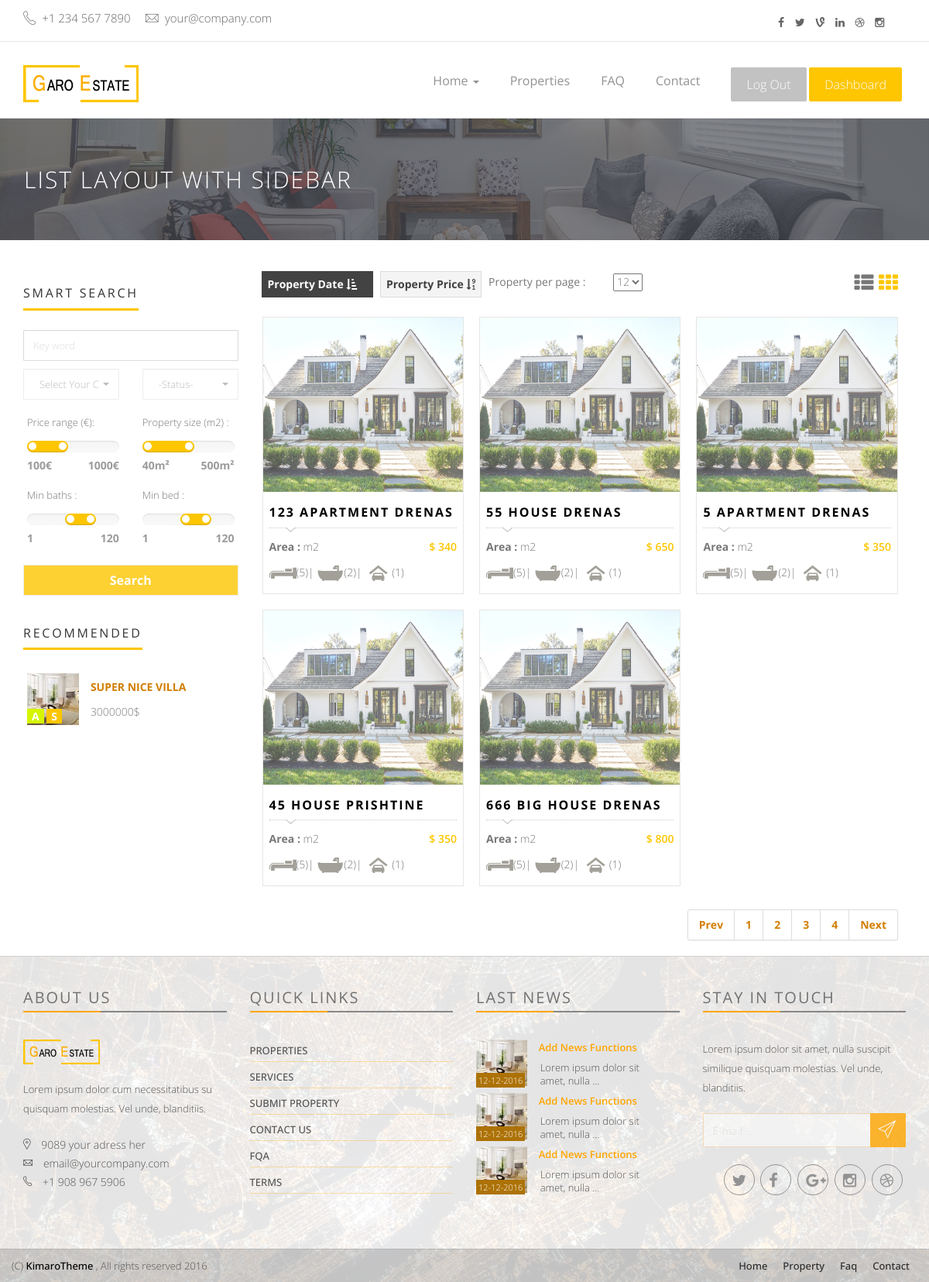
Page /template/properties.php (signed in) on the committed database.
### tables this page shows
CREATE TABLE `property` (
  `Property_ID` int NOT NULL,
  `Property_Type` varchar(40) NOT NULL,
  `Property_Number` int NOT NULL,
  `Property_City` varchar(30) NOT NULL,
  `Property_Address` varchar(30) NOT NULL,
  `Rooms` int DEFAULT NULL,
  `Bathrooms` int DEFAULT NULL,
  `Size` double DEFAULT NULL,
  `Kitchen` int DEFAULT NULL,
  `RentAmount` int DEFAULT NULL,
  `Property_RegisterDate` date DEFAULT NULL,
  `Property_ModifiedDate` date DEFAULT NULL,
  `Property_Cover` text,
  `Property_img_2` text,
  `Property_img_3` text,
  `Property_img_4` text,
  `Property_img_5` text,
  `Property_Owner` int DEFAULT NULL
);

### PHP/properties/property.php (called while the page is built, shortened)
<?php
$con = require "../PHP/database.php";
class Properties
{
    private $conn;
    public function setCon($conn)
    {
        $this->conn = $conn;
    }
    public function getAllProperties()
    {
        $sql = "SELECT * FROM property";
        $result = mysqli_query($this->conn, $sql);
        $rows = array();
        while ($row = mysqli_fetch_assoc($result)) {
            $rows[] = $row;
        }
        return $rows;
    }
}
$property = new Properties();
$property->setCon($con);
return $property;
?>

### template/properties.php (the view, shortened to what this page needs)
<?php include 'header.php';
$property = require '../PHP/properties/property.php';
$properties = $property->getAllProperties();
?>
<div class="page-head">
    <div class="container">
        <div class="row">
            <div class="page-head-content">
                <h1 class="page-title">List Layout With Sidebar</h1>
            </div>
        </div>
    </div>
</div>
<div class="properties-area recent-property" style="background-color: #FFF;">
    <div class="container">
        <div class="row">
            <div class="col-md-3 p0 padding-top-40">
                <div class="blog-asside-right pr0">
                    <div class="panel panel-default sidebar-menu wow fadeInRight animated">
                        <div class="panel-heading">
                            <h3 class="panel-title">Smart search</h3>
                        </div>
                        <div class="panel-body search-widget">
                            <form action="" class=" form-inline">
                                <fieldset>
                                    <div class="row">
                                        <div class="col-xs-12">
                                            <input type="text" class="form-control" placeholder="Key word" id="keyword">
                                        </div>
                                    </div>
                                </fieldset>
                                <fieldset>
                                    <div class="row">
                                        <div class="col-xs-6">
                                        </div>
                                        <div class="col-xs-6">
                                            <select id="basic" class="selectpicker show-tick form-control">
                                                <option> -Status- </option>
                                            </select>
                                        </div>
                                    </div>
                                </fieldset>
                                <fieldset class="padding-5">
                                    <div class="row">
                                        <div class="col-xs-6">
                                            <label for="price-range">Price range (€):</label>
                                                data-slider-value="[100,500]" id="price-range"><br />
                                            <b class="pull-left color">100€</b>
                                            <b class="pull-right color">1000€</b>
                                        </div>
                                        <div class="col-xs-6">
                                            <label for="property-geo">Property size (m2) :</label>
                                                id="property-geo"><br />
                                            <b class="pull-left color">40m²</b>
                                            <b class="pull-right color">500m²</b>
                                        </div>
                                    </div>
                                </fieldset>
                                <fieldset class="padding-5">
                                    <div class="row">
                                        <div class="col-xs-6">
                                            <label for="price-range">Min baths :</label>
                                                id="min-baths"><br />
                                            <b class="pull-left color">1</b>
                                            <b class="pull-right color">120</b>
                                        </div>
                                        <div class="col-xs-6">
                                            <label for="property-geo">Min bed :</label>
                                                id="min-bed"><br />
                                            <b class="pull-left color">1</b>
                                            <b class="pull-right color">120</b>
                                        </div>
                                    </div>
                                </fieldset>
                                <fieldset>
                                    <div class="row">
                                        <div class="col-xs-12">
                                            <input class="button btn largesearch-btn" value="Search" type="submit">
                                        </div>
                                    </div>
                                </fieldset>
                            </form>
                        </div>
                    </div>
                    <div class="panel panel-default sidebar-menu wow fadeInRight animated">
                        <div class="panel-heading">
                            <h3 class="panel-title">Recommended</h3>
                        </div>
                        <div class="panel-body recent-property-widget">
                            <ul>
                                <li>
                                    <div class="col-md-3 col-sm-3 col-xs-3 blg-thumb p0">
                                        <a href="single.html"><img src="assets/img/demo/small-property-2.jpg"></a>
                                        <span class="property-seeker">
                                            <b class="b-1">A</b>
                                            <b class="b-2">S</b>
                                        </span>
                                    </div>
                                    <div class="col-md-8 col-sm-8 col-xs-8 blg-entry">
                                        <h6> <a href="single.html">Super nice villa </a></h6>
                                        <span class="property-price">3000000$</span>
                                    </div>
                                </li>
                            </ul>
                        </div>
                    </div>
                </div>
            </div>
            <div class="col-md-9  pr0 padding-top-40 properties-page">
                <div class="col-md-12 clear">
                    <div class="col-xs-10 page-subheader sorting pl0">
                        <ul class="sort-by-list">
                            <li class="active">
                                <a href="javascript:void(0);" class="order_by_date" data-orderby="property_date"
                                    data-order="ASC">
                                    Property Date <i class="fa fa-sort-amount-asc"></i>
                                </a>
                            </li>
                            <li class="">
                                <a href="javascript:void(0);" class="order_by_price" data-orderby="property_price"
                                    data-order="DESC">
                                    Property Price <i class="fa fa-sort-numeric-desc"></i>
                                </a>
                            </li>
                        </ul>
                        <div class="items-per-page">
                            <label for="items_per_page"><b>Property per page :</b></label>
                            <div class="sel">
                                <select id="items_per_page" name="per_page">
                                    <option selected="selected" value="12">12</option>
                                </select>
                            </div>
                        </div>
                    </div>
                    <div class="col-xs-2 layout-switcher">
                        <a class="layout-list" href="javascript:void(0);"> <i class="fa fa-th-list"></i> </a>
                        <a class="layout-grid active" href="javascript:void(0);"> <i class="fa fa-th"></i> </a>
                    </div>
                </div>
                <div class="col-md-12 clear" id="theDiv">
                    <div id="list-type" class="proerty-th">
                        <?php
                        foreach ($properties as $prope) {
                            $property_name = $prope['Property_Number'] . " " . $prope['Property_Type'];
                            $property_size = $prope['Size'];
                            $property_rent = $prope['RentAmount'];
                            $property_img = $prope['Property_Cover'];
                            $property_city = $prope['Property_City'];
                            $property_id = $prope['Property_ID'];
                            ?>
                            <div class="col-sm-6 col-md-4 p0">
                                <div class="box-two proerty-item">
                                    <div class="item-thumb">
                                        <a href="property.php?id=<?= $property_id ?>"><img
                                                src="../uploads/property/<?= $property_img ?>"></a>
                                    </div>
                                    <div class="item-entry overflow">
                                        <h5><a href="property.php?id=<?= $property_id ?>">
                                                <?php echo $property_name . " " . $property_city ?>
                                            </a></h5>
                                        <div class="dot-hr"></div>
                                        <span class="pull-left"><b> Area :</b>
                                            <?= $property_size ?> m2
                                        </span>
                                        <span class="proerty-price pull-right"> $
                                            <?= $property_rent ?>
                                        </span>
                                        <div class="property-icon">
                                            <img src="assets/img/icon/bed.png">(5)|
                                            <img src="assets/img/icon/shawer.png">(2)|
                                            <img src="assets/img/icon/cars.png">(1)
                                        </div>
                                    </div>
                                </div>
                            </div>
                        <?php } ?>
                    </div>
                </div>
                <div class="col-md-12">
                    <div class="pull-right">
                        <div class="pagination">
                            <ul>
                                <li><a href="#">Prev</a></li>
                                <li><a href="#">1</a></li>
                                <li><a href="#">2</a></li>
                                <li><a href="#">3</a></li>
                                <li><a href="#">4</a></li>
                                <li><a href="#">Next</a></li>
                            </ul>
                        </div>
                    </div>
                </div>
            </div>
        </div>
    </div>
</div>
<?php include 'footer.php' ?>

### rows in the picture
property: Property_Cover (picture), property_name "123 APARTMENT", Property_City "DRENAS", RentAmount "340"
property: Property_Cover (picture), property_name "55 HOUSE", Property_City "DRENAS", RentAmount "650"
property: Property_Cover (picture), property_name "5 APARTMENT", Property_City "DRENAS", RentAmount "350"
property: Property_Cover (picture), property_name "45 HOUSE", Property_City "PRISHTINE", RentAmount "350"
property: Property_Cover (picture), property_name "666 BIG HOUSE", Property_City "DRENAS", RentAmount "800"
